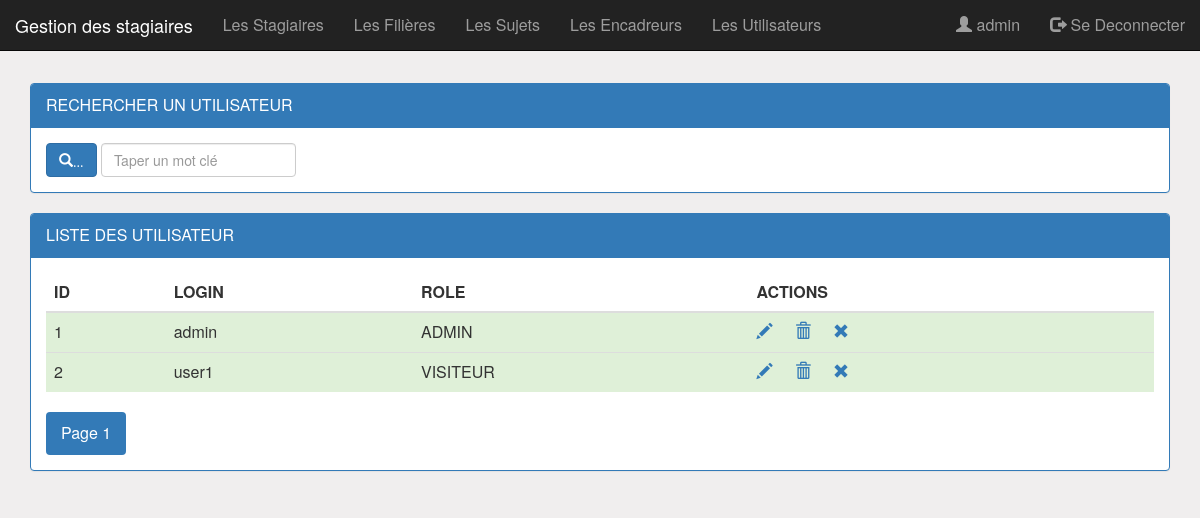
Screenshot of /pages/utilisateurs.php (signed in) with the database file from the repository.
### tables this page shows
CREATE TABLE IF NOT EXISTS `utilisateur` (
  `ID` int(4) NOT NULL AUTO_INCREMENT,
  `LOGIN` varchar(100) NOT NULL,
  `PWD` varchar(255) NOT NULL,
  `ROLE` varchar(50) DEFAULT NULL,
  `EMAIL` varchar(255) DEFAULT NULL,
  `ETAT` int(1) DEFAULT NULL,
  PRIMARY KEY (`ID`)
);

### pages/utilisateurs.php (the view, shortened to what this page needs)
<?php
	require_once('connexion.php');
	if(isset($_GET['size']))
		$size=$_GET['size'];
	else
		$size=5;
	if(isset($_GET['page']))
		$page=$_GET['page'];
	else
		$page=1;
	$offset=($page-1)*$size;
	if(isset($_GET['motCle']))
		$mc=$_GET['motCle'];
	else
		$mc="";
	$requete="select * from UTILISATEUR where login like '%$mc%'
				ORDER BY login
				LIMIT $size
				OFFSET $offset";
	$resultat=$con->query($requete);
	$resultat2 = $con->query("select count(*) as nbrUser from UTILISATEUR where login like '%$mc%'");
	$nbr=$resultat2->fetch();
	$nbrU=$nbr['nbrUser'];
	$reste=$nbrU % $size;
	if($reste==0)
		$nbrPage=$nbrU/$size;
	else
		$nbrPage=floor($nbrU/$size)+1;
?>
<!DOCTYPE HTML>
<html>
	<head>
		<link rel="stylesheet" type="text/css" href="../css/bootstrap.min.css">
		<link rel="stylesheet" type="text/css" href="../css/monstyle.css">
	</head>
	<body>
		<?php include('entete.php');?>
		<div class="container">
			<br>
			<div class="panel panel-primary espace60">
				<div class="panel-heading">RECHERCHER UN UTILISATEUR</div>
				<div class="panel-body">
					<form method="get" action="utilisateurs.php" class="form-inline">
						<div class="form-group">
							<button type="submit" class="btn btn-primary">
							<i class="glyphicon glyphicon-search">...</i>
							</button>
							<input type="text" name="motCle" id="motCle"
								class="form-control"
								value="<?php echo $mc ?>"
								placeholder="Taper un mot clé"/>
						</div>
					</form>
				</div>
			</div>
			<div class="panel panel-primary">
				<div class="panel-heading">LISTE DES UTILISATEUR </div>
				<div class="panel-body">
					<table class="table table-striped">
						<thead>
							<tr>
								<th>ID</th>
								<th>LOGIN</th>
								<th>ROLE</th>
								<?php if($_SESSION['utilisateur']['ROLE']=="ADMIN") {?>
									<th>ACTIONS</th>
								<?php } ?>
							</tr>
						</thead>
						<tbody>
							<?php while($USER=$resultat->fetch()){?>
								<tr <?php
										if($USER['ETAT']==1)
											echo 'class="success"';
										else
											echo 'class="danger"';
									?>>
									<td><?php echo $USER['ID'] ?></td>
									<td><?php echo $USER['LOGIN'] ?></td>
									<td><?php echo $USER['ROLE'] ?></td>
									<?php if($_SESSION['utilisateur']['ROLE']=="ADMIN") {?>
									<td>
											<a href="editerUtilisateur.php?id=<?php echo $USER['ID'] ?>">
												<span class="glyphicon glyphicon-pencil"></span>
											</a>
											<a OnClick="return confirm('Etes vous sur de vouloir supprimer cet utilisateur')"
											href="supprimerUtilisateur.php?id=<?php echo $USER['ID'] ?>">
												<span class="glyphicon glyphicon-trash"></span>
											</a>
											<a href="activerUtilisateur.php?ID=<?php echo $USER['ID'] ?>
													&ETAT=<?php echo $USER['ETAT'] ?>">
												<?php
													if($USER['ETAT']==1)
														echo '<span class="glyphicon glyphicon-remove"></span>';
													else
														echo '<span class="glyphicon glyphicon-ok"></span>';
												?>
											</a>
									</td>
										<?php } ?>
								</tr>
							<?php } ?>
						</tbody>
					</table>
					<div>
						<ul class="nav nav-pills">
							<?php for($i=1;$i<=$nbrPage;$i++){ ?>
								<li class="<?php if($i==$page) echo 'active' ?>">
									<a href="utilisateurs.php?page=<?php echo $i ?>
											&motCle=<?php echo $mc ?>">
										Page <?php echo $i ?>
									</a>
								</li>
							<?php } ?>
						</ul>
					</div>
				</div>
			</div>
		</div>
	</body>
</html>

### css/monstyle.css (style rules this page uses)
.espace60 { margin-top: 60px; }
body { background-color: rgb(240, 238, 238); font-size: 16px; }
.form-control { position: relative; }

### rows the page displays
utilisateur: ID "1", LOGIN "admin", ROLE "ADMIN", ETAT 1 (drawn)
utilisateur: ID "2", LOGIN "user1", ROLE "VISITEUR", ETAT 1 (drawn)

### other values shown
$_SESSION['utilisateur']['LOGIN'] "admin"
